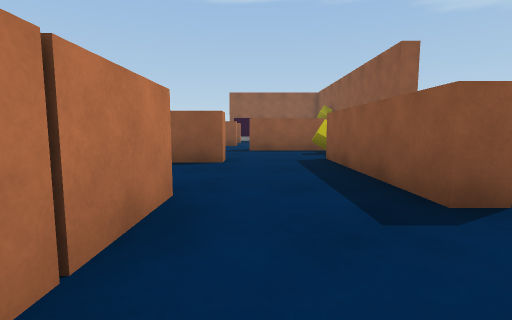
view 1 (above)

15 first-person views from a walk through a Unity game level. The camera is 0.62 m above the floor, tilts 6° down and sees 85° across. The floor is counted in squares, 1 m on a side. Each view is taken from the middle of a square. On the plan, view 1 faces up. The plan holds only what a view shows up to about 9 squares ahead; the rest is blank. The place goes on beyond the plan. The player character is not drawn. Surface patterns are stand-ins for the level's own textures.

view 2
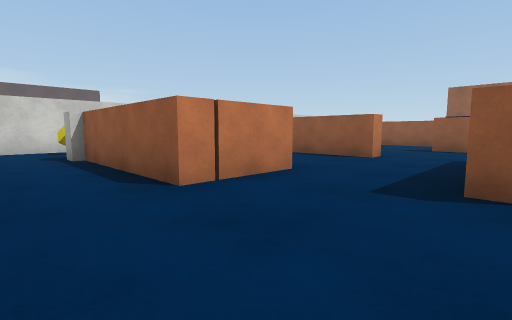

view 3
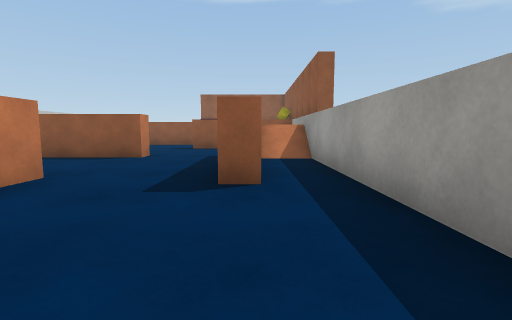

view 4
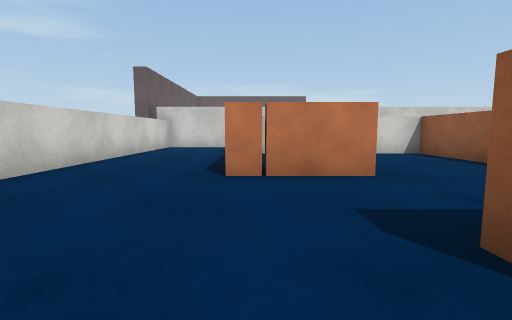

view 5
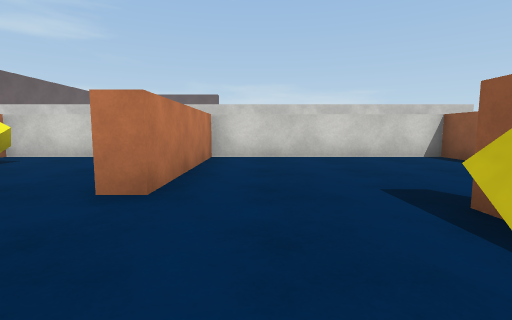

view 6
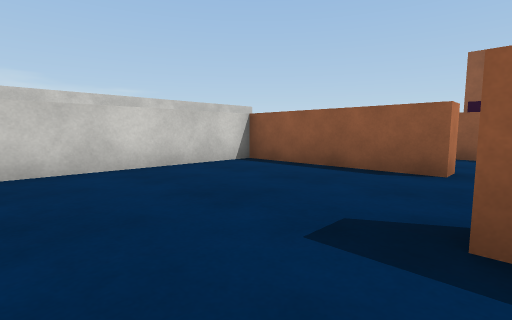

view 7
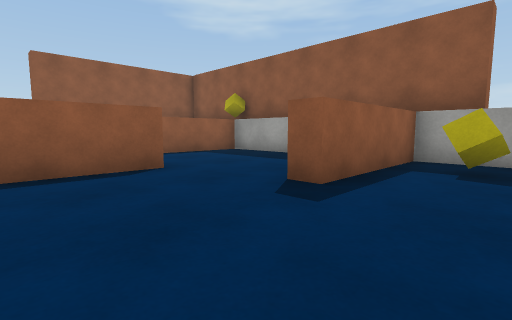

view 8
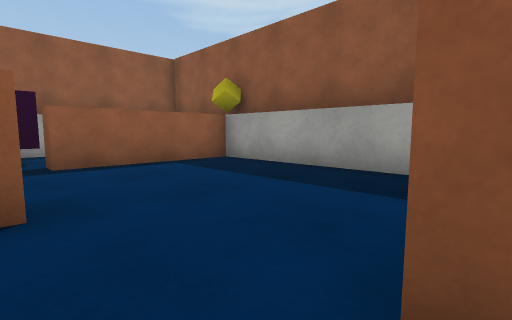

view 9
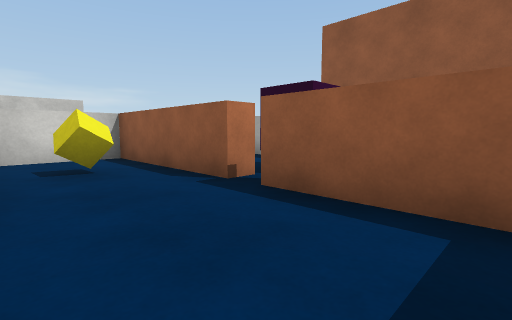

view 10
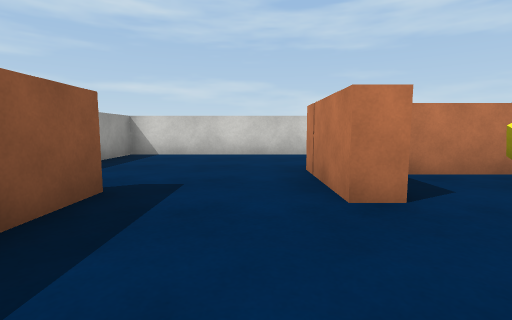

view 11
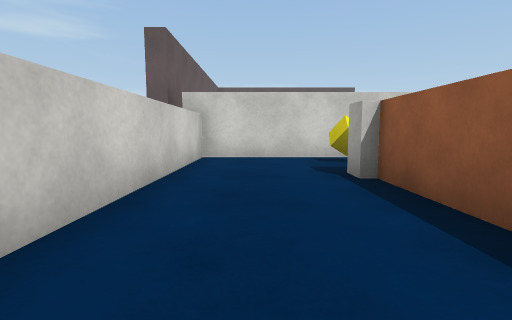

view 12
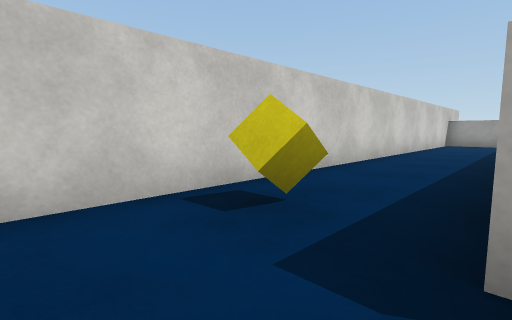

view 13
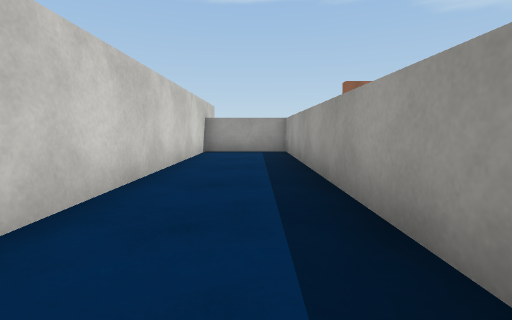

view 14
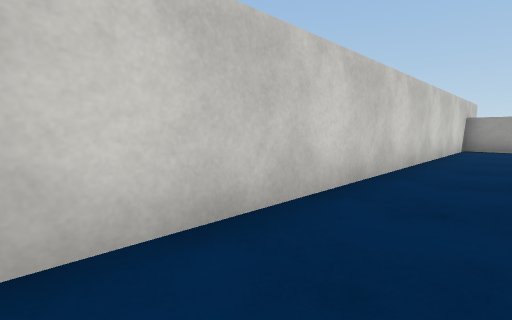

view 15
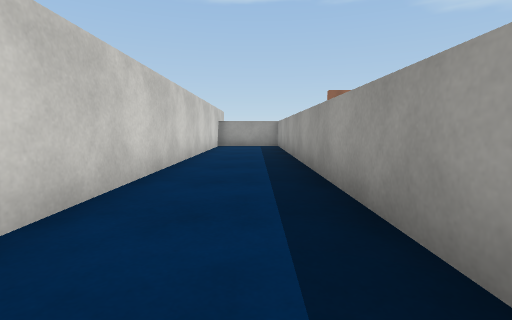

### Floor plan
Points are (right, up) in squares from view 1. A wall is a line through its corners. A room is listed if a view was taken in it or the views show most of it. See-through windows are left out.
Room 1 (views 1, 2, 3, 4, 5, 11, 12, 13, 14, 15)
walls: (-0.8, 2.6) (-0.8, 0.6) (-4.6, 0.6); (2.1, 2.2) (1.6, 2.2) (1.6, 3.5); (-4.5, 0.4) (-5.1, 0.4); (-5.1, 1.9) (-5.1, 12.4) (-7.5, 12.4) (-7.5, -2.2) (3.3, -2.2) (3.3, 6.1); (3.3, 6.4) (3.3, 8.7) (1.5, 8.7)
ways out: opening at (2, 7.5) to room 2; opening at (0.5, 2.5) to room 4
objects: yellow cube (-7, 1); yellow cube (2, 8)
Room 2 (views 6, 7, 8)
walls: (-0.8, 11.4) (-4.6, 11.4) (-4.6, 6) (-0.8, 6); (1.5, 8.7) (-0.2, 8.7) (-0.2, 9.2)
ways out: opening at (2, 7.5) to room 1; opening at (-1, 10.5) to room 3; opening at (0.5, 6) to room 4
Room 3 (view 9)
walls: (-0.8, 12) (-0.8, 11.4); (-0.8, 14.9) (-0.8, 14.3) (-4.6, 14.3) (-4.6, 12.2); (3.3, 10.1) (3.3, 14.3) (-0.2, 14.3) (-0.2, 14.9)
ways out: opening at (-1, 10.5) to room 2
objects: yellow cube (-3, 13)
Room 4 (view 10)
walls: (-1.4, 2.6) (-0.8, 2.6); (-0.8, 6) (-0.8, 5.5) (-4.6, 5.5) (-4.6, 1.1) (-2.1, 1.1); (1.6, 3.5) (1.6, 6.2)
ways out: opening at (0.5, 2.5) to room 1; opening at (0.5, 6) to room 2
objects: yellow cube (-3, 2)

Positions as (right, up) in squares from view 1, and headings:
1: (0, 0), facing up
2: (2, -1), facing up-left
3: (2, -1), facing up
4: (3, 1), facing left
5: (2, 7), facing left
6: (0, 7), facing up-left
7: (-3, 7), facing up-right
8: (-1, 9), facing up-right
9: (2, 12), facing up-left
10: (0, 5), facing down
11: (-1, -1), facing left
12: (-5, -1), facing up-left
13: (-6, 4), facing up
14: (-6, 2), facing up-left
15: (-6, 1), facing up
